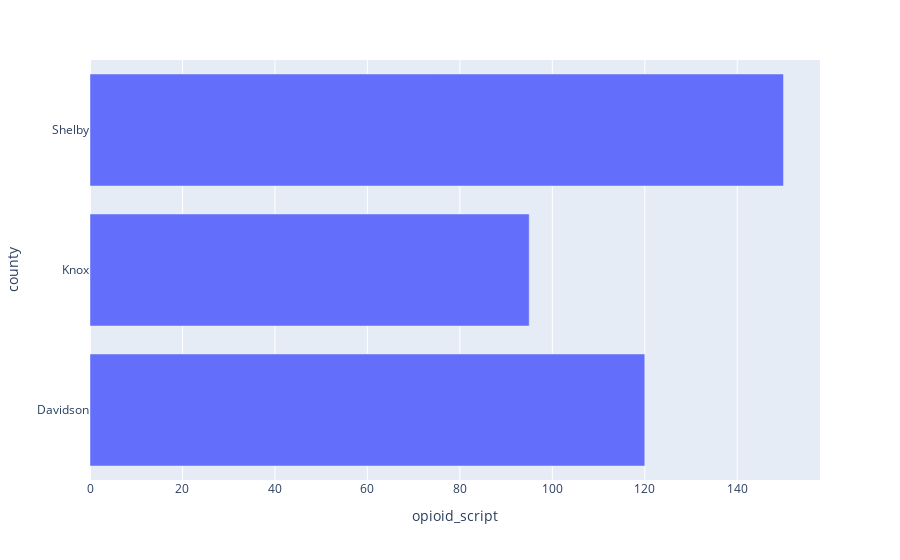
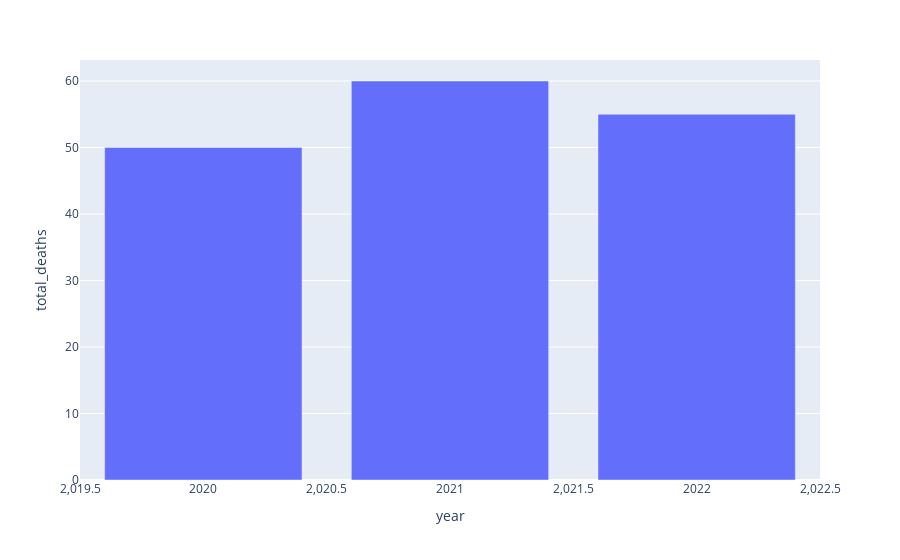

Source (notebook cell) for these figures, in order:
### Code cell
import plotly.express as px

fig1 = px.bar(df1, x='opioid_script', y='county')
fig1.show()

fig2 = px.bar(df2, x='year', y='total_deaths')
fig2.show()

### Figure 1 — Plotly figure (JSON) as saved in the notebook; plotly's stock layout.template omitted (floating-point values rounded to 4 significant figures)
{"data": [{"alignmentgroup": "True", "hovertemplate": "opioid_script=%{x}<br>county=%{y}<extra></extra>", "legendgroup": "", "marker": {"color": "#636efa", "pattern": {"shape": ""}}, "name": "", "offsetgroup": "", "orientation": "h", "showlegend": false, "textposition": "auto", "type": "bar", "x": [120, 95, 150], "xaxis": "x", "y": ["Davidson", "Knox", "Shelby"], "yaxis": "y"}], "layout": {"autosize": true, "barmode": "relative", "legend": {"tracegroupgap": 0}, "margin": {"t": 60}, "xaxis": {"anchor": "y", "autorange": true, "domain": [0, 1], "range": [0, 157.9], "title": {"text": "opioid_script"}, "type": "linear"}, "yaxis": {"anchor": "x", "autorange": true, "domain": [0, 1], "range": [-0.5, 2.5], "title": {"text": "county"}, "type": "category"}}}

### Figure 2 — Plotly figure (JSON) as saved in the notebook; plotly's stock layout.template omitted (floating-point values rounded to 4 significant figures)
{"data": [{"alignmentgroup": "True", "hovertemplate": "year=%{x}<br>total_deaths=%{y}<extra></extra>", "legendgroup": "", "marker": {"color": "#636efa", "pattern": {"shape": ""}}, "name": "", "offsetgroup": "", "orientation": "v", "showlegend": false, "textposition": "auto", "type": "bar", "x": [2020, 2021, 2022], "xaxis": "x", "y": [50, 60, 55], "yaxis": "y"}], "layout": {"autosize": true, "barmode": "relative", "legend": {"tracegroupgap": 0}, "margin": {"t": 60}, "xaxis": {"anchor": "y", "autorange": true, "domain": [0, 1], "range": [2020.0, 2022.0], "title": {"text": "year"}, "type": "linear"}, "yaxis": {"anchor": "x", "autorange": true, "domain": [0, 1], "range": [0, 63.16], "title": {"text": "total_deaths"}, "type": "linear"}}}
